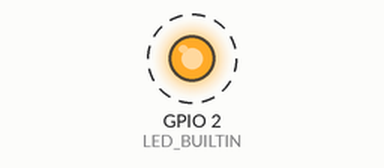
Recording of a sketch running on a simulated ESP32. On the bench: output pins drawn as LEDs (lit = HIGH). Dashed ring = blinking. What the sketch prints to the serial monitor is not drawn.

Above: at 0.2 s.
Timing chart, 0 to 3.0 s (numbered marks = the images above):
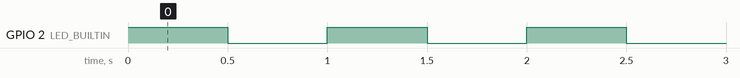

The sketch:

WroomTest.ino
```cpp
/*

  ESP32 (Wroom)
  Test Code that blinks LED on WROOM to make sure it works.
  Note* the LED should be red when plugged in signaling the power is on.
  Author: Anthony Le <anthle@pdx.edu>
  Date: Nov 18th, 2024
  Version: 0.1

  - Used ESP32 Library and ESP32 Dev Module as board
 */

#define LED_BUILTIN 2 // Replace to whatever the onboard LED Pin is

void setup() {
  // Start the Serial Monitor for debugging and user interaction
  Serial.begin(9600);
  pinMode(LED_BUILTIN, OUTPUT);
}

void loop() {
  digitalWrite(LED_BUILTIN, HIGH);
  Serial.println("LED ON");
  delay(500);
  digitalWrite(LED_BUILTIN,LOW);
  Serial.println("LED OFF");
  delay(500);
}
```

Measured:
- by itself, GPIO 2 (LED_BUILTIN): alternates HIGH for 0.50 s and LOW for 0.50 s
